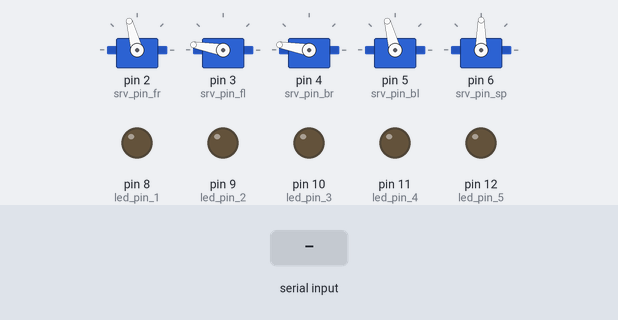
A sketch run on a simulated Arduino Uno, built with avr-gcc and run on an emulated ATmega328P. Shown: 5 × servo, output pins drawn as LEDs (lit = HIGH). The inputs (shaded band) are chosen by the test bench.

Above: at 1.7 s.
1.8 s: "q" received over Serial
At 3.0 s:
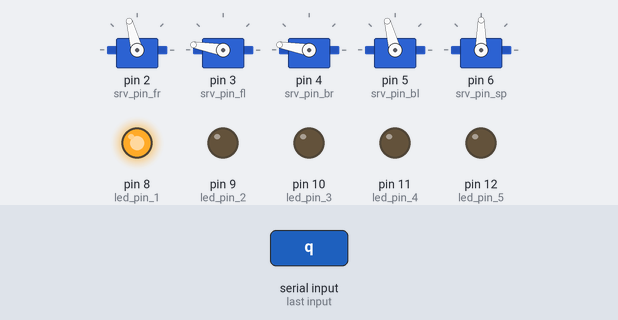
3.3 s: byte 105 ('i') received over Serial
At 4.1 s:
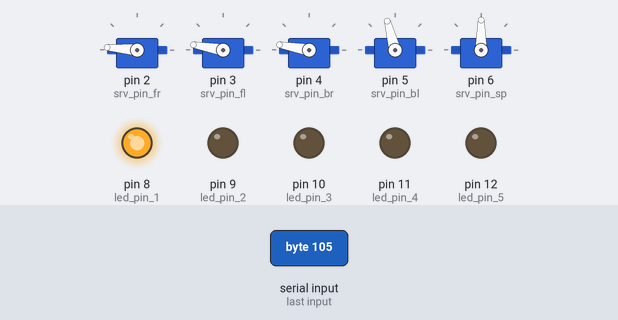
4.8 s: byte 111 ('o') received over Serial
At 5.2 s:
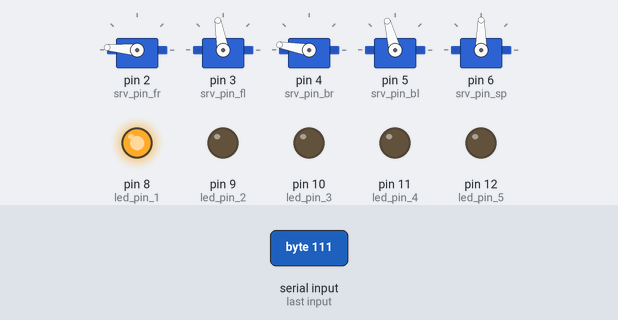
6.3 s: byte 107 ('k') received over Serial
At 7.5 s:
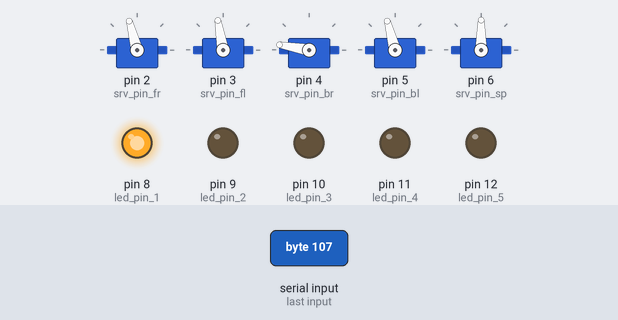
7.8 s: byte 112 ('p') received over Serial
At 8.7 s:
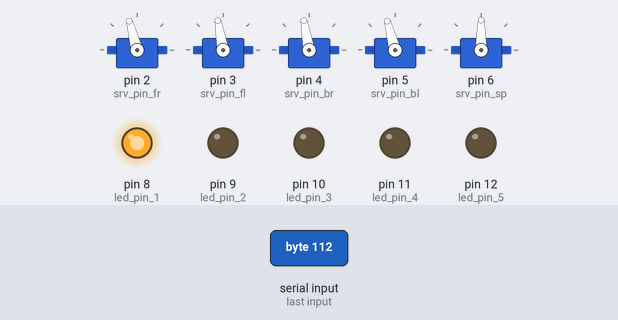
9.3 s: byte 108 ('l') received over Serial
At 9.9 s:
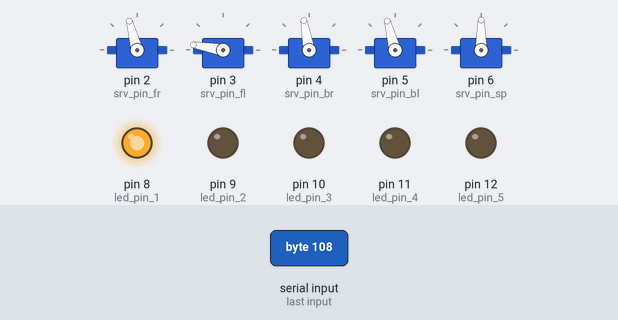
Timing chart, 0 to 11.8 s (numbered marks = the images above; inputs shaded):
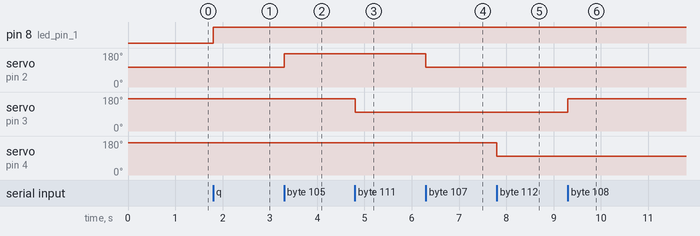

The sketch:

servo_led_control.ino
```cpp
#include <Servo.h>

#define led_pin_1 8
#define led_pin_2 9
#define led_pin_3 10
#define led_pin_4 11
#define led_pin_5 12

#define srv_pin_fr 2
#define srv_pin_fl 3
#define srv_pin_br 4
#define srv_pin_bl 5
#define srv_pin_sp 6

#define srv_trns_fr 22
#define srv_trns_fl 24
#define srv_trns_br 26
#define srv_trns_bl 28
#define srv_trns_sp 30

#define fr_close 105
#define fr_open  175
#define fl_close 170
#define fl_open  100
#define br_close 170
#define br_open  100
#define bl_close 105
#define bl_open  175
#define sp_cw    180
#define sp_ccw   0
#define sp_stop  95

Servo servo_fr;
Servo servo_fl;
Servo servo_br;
Servo servo_bl;
Servo servo_sp;

void setup() {
  Serial.begin(9600);
  for (int i = led_pin_1; i <= led_pin_5; i++) {
    pinMode(i, OUTPUT);
    digitalWrite(i, LOW);
  }
  for (int i = srv_trns_fr; i <= srv_trns_sp; i+=2) {
    pinMode(i, OUTPUT);
    digitalWrite(i, LOW);
  }
  servo_fr.attach(srv_pin_fr);
  servo_fl.attach(srv_pin_fl);
  servo_br.attach(srv_pin_br);
  servo_bl.attach(srv_pin_bl);
  servo_sp.attach(srv_pin_sp);

  servo_fr.write(fr_close);
  servo_fl.write(fl_close);
  servo_br.write(br_close);
  servo_bl.write(bl_close);

  delay(500);

  for (int i = srv_trns_fr; i <= srv_trns_sp; i+=2) {
    digitalWrite(i, HIGH);
  }
}

void loop() {
  if (Serial.available()) {
    char c = Serial.read();
    while(Serial.available() > 0) {
      Serial.read();
    }
    if (c == 'q') {
      digitalWrite(led_pin_1, HIGH);
    } else if (c == 'a') {
      digitalWrite(led_pin_1, LOW);
    } else if (c == 'w') {
      digitalWrite(led_pin_2, HIGH);
    } else if (c == 's') {
      digitalWrite(led_pin_2, LOW);
    } else if (c == 'e') {
      digitalWrite(led_pin_3, HIGH);
    } else if (c == 'd') {
      digitalWrite(led_pin_3, LOW);
    } else if (c == 'r') {
      digitalWrite(led_pin_4, HIGH);
    } else if (c == 'f') {
      digitalWrite(led_pin_4, LOW);
    } else if (c == 't') {
      digitalWrite(led_pin_5, HIGH);
    } else if (c == 'g') {
      digitalWrite(led_pin_5, LOW);
    } else if (c == 'i') {
      servo_fr.write(fr_open);
    } else if (c == 'k') {
      servo_fr.write(fr_close);
    } else if (c == 'o') {
      servo_fl.write(fl_open);
    } else if (c == 'l') {
      servo_fl.write(fl_close);
    } else if (c == 'p') {
      servo_br.write(br_open);
    } else if (c == ';') {
      servo_br.write(br_close);
    } else if (c == '[') {
      servo_bl.write(bl_open);
    } else if (c == '\'') {
      servo_bl.write(bl_close);
    } else if (c == 'z') {
      servo_sp.write(sp_cw);
    } else if (c == 'x') {
      servo_sp.write(sp_stop);
    } else if (c == 'c') {
      servo_sp.write(sp_ccw);
    }
  }
}
```

Measured:
- after the input at 1.8 s, pin 8 (led_pin_1): LOW → HIGH at once
- after the input at 3.3 s, servo on pin 2 (srv_pin_fr): 105° → 175° at once
- after the input at 4.8 s, servo on pin 3 (srv_pin_fl): 170° → 100° at once
- after the input at 6.3 s, servo on pin 2 (srv_pin_fr): 175° → 105° at once
- after the input at 7.8 s, servo on pin 4 (srv_pin_br): 170° → 100° at once
- after the input at 9.3 s, servo on pin 3 (srv_pin_fl): 100° → 170° at once
